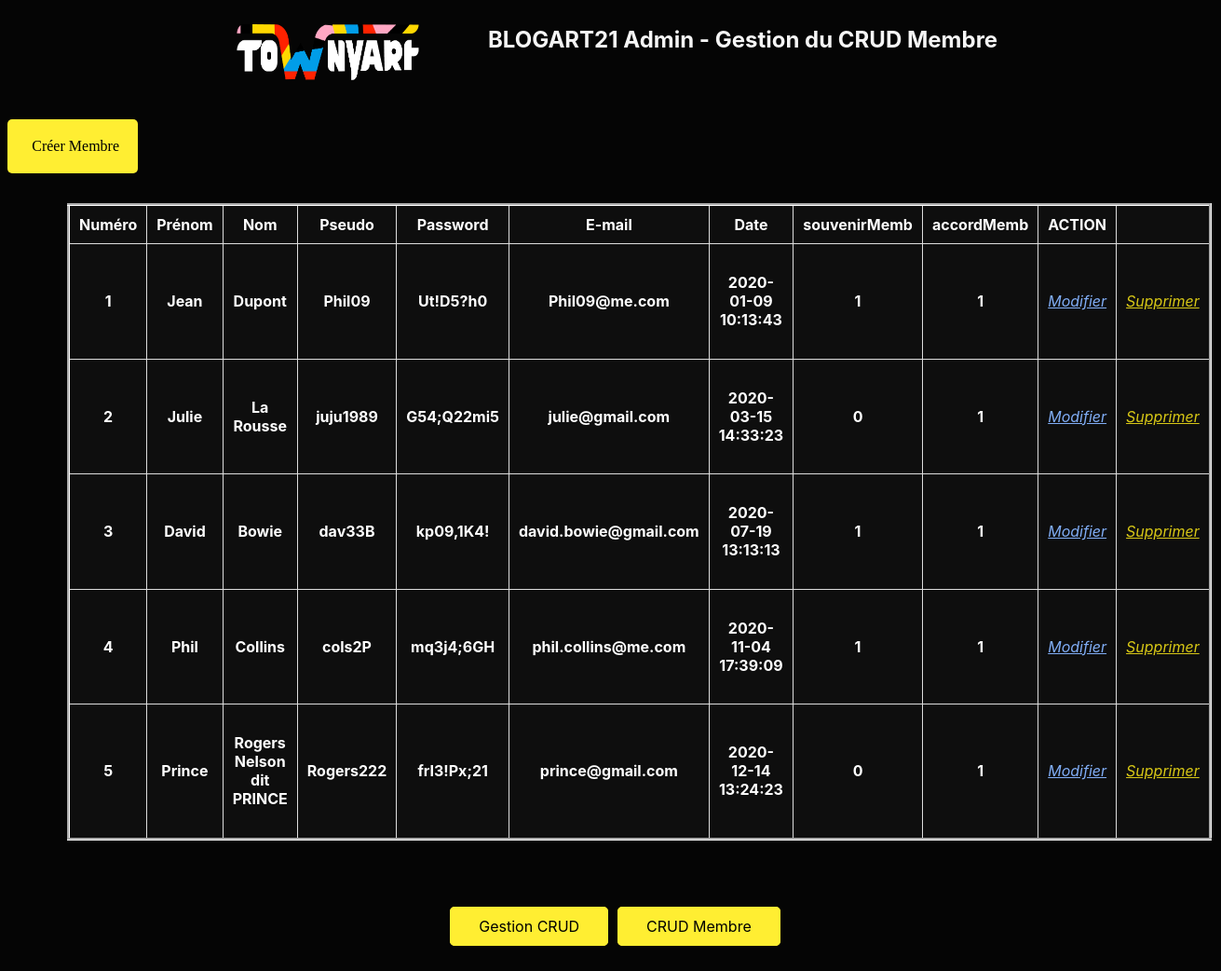
/back/membre/membre.php, run on the app's committed database.
### tables this page shows
CREATE TABLE `membre` (
  `numMemb` int(10) NOT NULL,
  `prenomMemb` varchar(70) DEFAULT NULL,
  `nomMemb` varchar(70) DEFAULT NULL,
  `pseudoMemb` varchar(70) DEFAULT NULL,
  `passMemb` varchar(70) DEFAULT NULL,
  `eMailMemb` varchar(100) DEFAULT NULL,
  `dtCreaMemb` datetime DEFAULT NULL,
  `souvenirMemb` tinyint(1) DEFAULT NULL,
  `accordMemb` tinyint(1) DEFAULT NULL,
  `idStat` int(5) NOT NULL
);

### CLASS_CRUD/membre.class.php (called while the page is built, shortened)
<?php
require_once __DIR__ . '../../CONNECT/database.php';
class MEMBRE
{
    function get_AllMembres()
    {
        global $db;
        $query = 'SELECT * FROM MEMBRE;';
        $result = $db->query($query);
        $allMembres = $result->fetchAll();
        return ($allMembres);
    }
}

### back/membre/membre.php (the view, shortened to what this page needs)
<?php
require_once __DIR__ . '/../../CLASS_CRUD/membre.class.php';
$member = new MEMBRE;
?>
<!DOCTYPE html>
<html lang="fr">
<head>
    <link href="../css/style.css" rel="stylesheet" type="text/css" />
    <link rel="stylesheet" href="../css/back-office.css" />
</head>
<body class="twa-back">
    <div class="title">
        <img class="logo" src="../../front/assets/image/Townyart.png" alt="logo-townyart">
        <h1>BLOGART21 Admin - Gestion du CRUD Membre</h1>
    </div>
    <a class="button-create input-button" href="./createMembre.php">Créer Membre</a>
    <div class="container-center">
        <table class="twa-table" border='3'>
            <thead>
                <tr>
                    <th>Numéro</th>
                    <th>Prénom</th>
                    <th>Nom</th>
                    <th>Pseudo</th>
                    <th>Password</th>
                    <th>E-mail</th>
                    <th>Date</th>
                    <th>souvenirMemb</th>
                    <th>accordMemb</th>
                    <th>ACTION</th>
                </tr>
            </thead>
            <tbody>
                <?php
                $allMembres = $member->get_AllMembres();
                foreach ($allMembres as $row) {
                ?>
                    <tr>
                        <td>
                            <h4> <?php echo $row['numMemb']; ?> </h4>
                        </td>
                        <td>
                            <h4> <?php echo $row['prenomMemb']; ?> </h4>
                        </td>
                        <td>
                            <h4> <?php echo  $row['nomMemb']; ?> </h4>
                        </td>
                        <td>
                            <h4> <?php echo $row['pseudoMemb']; ?> </h4>
                        </td>
                        <td>
                            <h4> <?php echo $row['passMemb']; ?> </h4>
                        </td>
                        <td>
                            <h4> <?php echo $row['eMailMemb']; ?> </h4>
                        </td>
                        <td>
                            <h4> <?php echo $row['dtCreaMemb']; ?> </h4>
                        </td>
                        <td>
                            <h4> <?php echo $row['souvenirMemb']; ?> </h4>
                        </td>
                        <td>
                            <h4> <?php echo $row['accordMemb']; ?> </h4>
                        </td>
                        <td><a href="./updateMembre.php?id=<?= $row['numMemb'] ?>"><i>Modifier</i></a>
                        </td>
                        <td><a class='link-delete' href="./deleteMembre.php?id=<?= $row['numMemb'] ?>"><i>Supprimer</i></a>
                        </td>
                    </tr>
                <?php
                }
                ?>
            </tbody>
        </table>
    </div>
    <div class="align-footer">
        <?php
        require_once __DIR__ . '/footerMembre.php';
        ?>
    </div>
</body>
</html>

### back/css/style.css (style rules this page uses)
body { background-color: lightgrey; color: steelblue; }
td, tr { padding: .5rem; }
@media screen and (min-width: 1280px) { body { background-color: white; } }

### back/css/back-office.css (style rules this page uses)
.twa-back { background-color: #050505; }
h1 { text-align: center; margin-left: 4rem; color: whitesmoke; font-family: 'Manrope', -apple-system, BlinkMacSystemFont, 'Segoe UI', Roboto, Oxygen, Ubuntu, Cantarell, 'Open Sans', 'Helvetica Neue', sans-serif; font-size: 24px; font-weight: bold; margin-top: 20px; }
a { color:#81AEF7; }
.link-delete { color: #D8C816; }
.logo { width: 200px; height: 76px; padding: 10px; }
.title { display: flex; flex-direction: row; justify-content: center; height: 120px; }
.container-center { border-collapse: collapse; display: flex; max-width: 1280px; padding: 2rem 4rem; }
.twa-table { width: 85%; background-color: #0E0E0E; border-collapse: collapse; border-color: white; text-align: center; color: white; font-family: 'Manrope', -apple-system, BlinkMacSystemFont, 'Segoe UI', Roboto, Oxygen, Ubuntu, Cantarell, 'Open Sans', 'Helvetica Neue', sans-serif }
.twa-table tr, .twa-table th, .twa-table td { padding: 10px; border: 1px solid #ddd; max-width: 25rem; overflow-x: auto; height: 0rem; }
.input-button { cursor:pointer; padding:5px 20px; background-color:#FFEE32; border:line 2px #FFEE32; border-radius:5px; transition: 0.3s; text-decoration: none; color: black; }
.button-create { display: flex; flex-direction: row; justify-content: right; padding: 20px; max-width: 100px; max-height: 20px; margin-right: 20px; }

### back/css/footer-back.css (style rules this page uses)
.align-footer { display: flex; flex-direction: row; justify-content: center; padding: 50px 110px; }

### data on the page
membre: numMemb "1", prenomMemb "Jean", nomMemb "Dupont", pseudoMemb "Phil09", passMemb "Ut!D5?h0", eMailMemb "Phil09@me.com", dtCreaMemb "2020-01-09 10:13:43", souvenirMemb "1", accordMemb "1"
membre: numMemb "2", prenomMemb "Julie", nomMemb "La Rousse", pseudoMemb "juju1989", passMemb "G54;Q22mi5", eMailMemb "julie@gmail.com", dtCreaMemb "2020-03-15 14:33:23", souvenirMemb "0", accordMemb "1"
membre: numMemb "3", prenomMemb "David", nomMemb "Bowie", pseudoMemb "dav33B", passMemb "kp09,1K4!", eMailMemb "david.bowie@gmail.com", dtCreaMemb "2020-07-19 13:13:13", souvenirMemb "1", accordMemb "1"
membre: numMemb "4", prenomMemb "Phil", nomMemb "Collins", pseudoMemb "cols2P", passMemb "mq3j4;6GH", eMailMemb "phil.collins@me.com", dtCreaMemb "2020-11-04 17:39:09", souvenirMemb "1", accordMemb "1"
membre: numMemb "5", prenomMemb "Prince", nomMemb "Rogers Nelson dit PRINCE", pseudoMemb "Rogers222", passMemb "frI3!Px;21", eMailMemb "prince@gmail.com", dtCreaMemb "2020-12-14 13:24:23", souvenirMemb "0", accordMemb "1"
